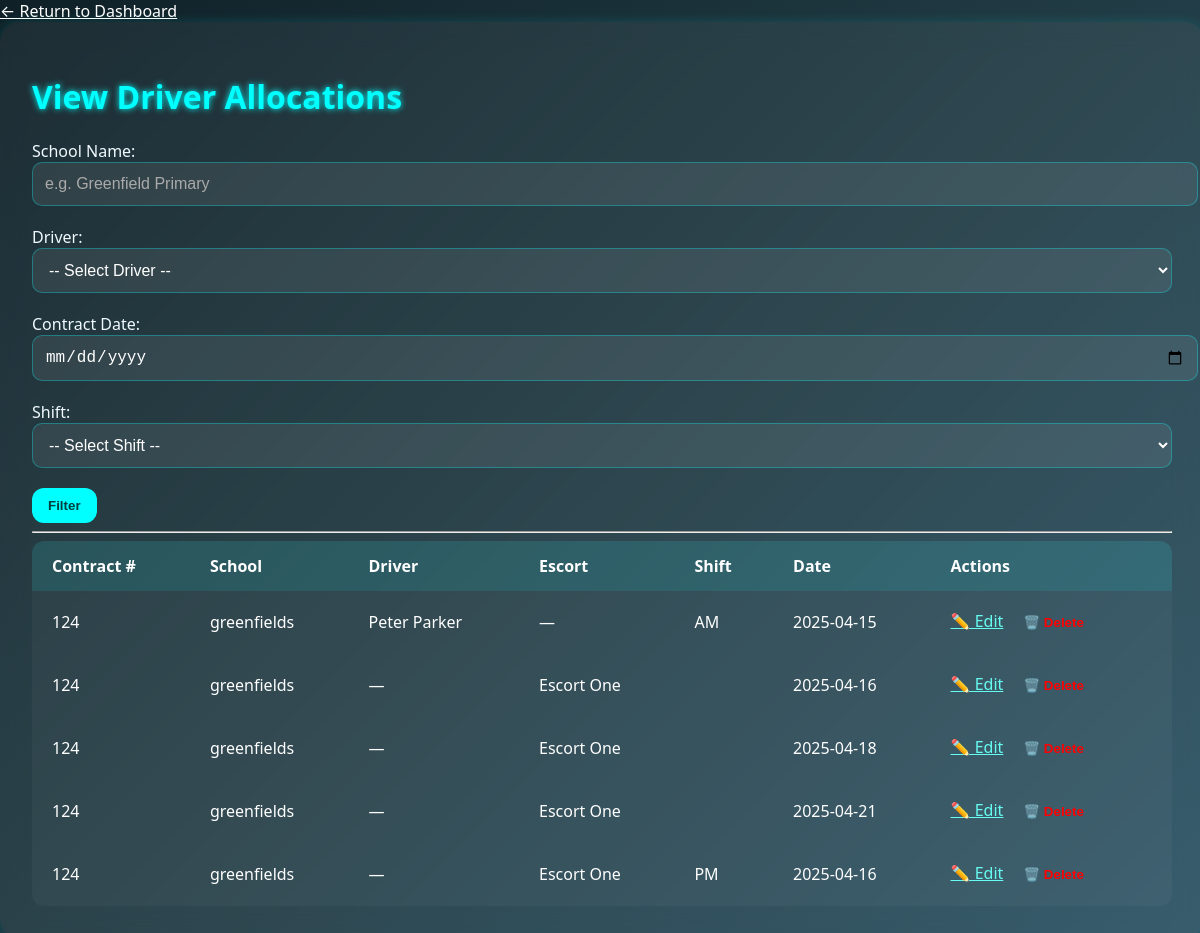
The page /view_driverallocation (signed in) on the database as committed earlier.
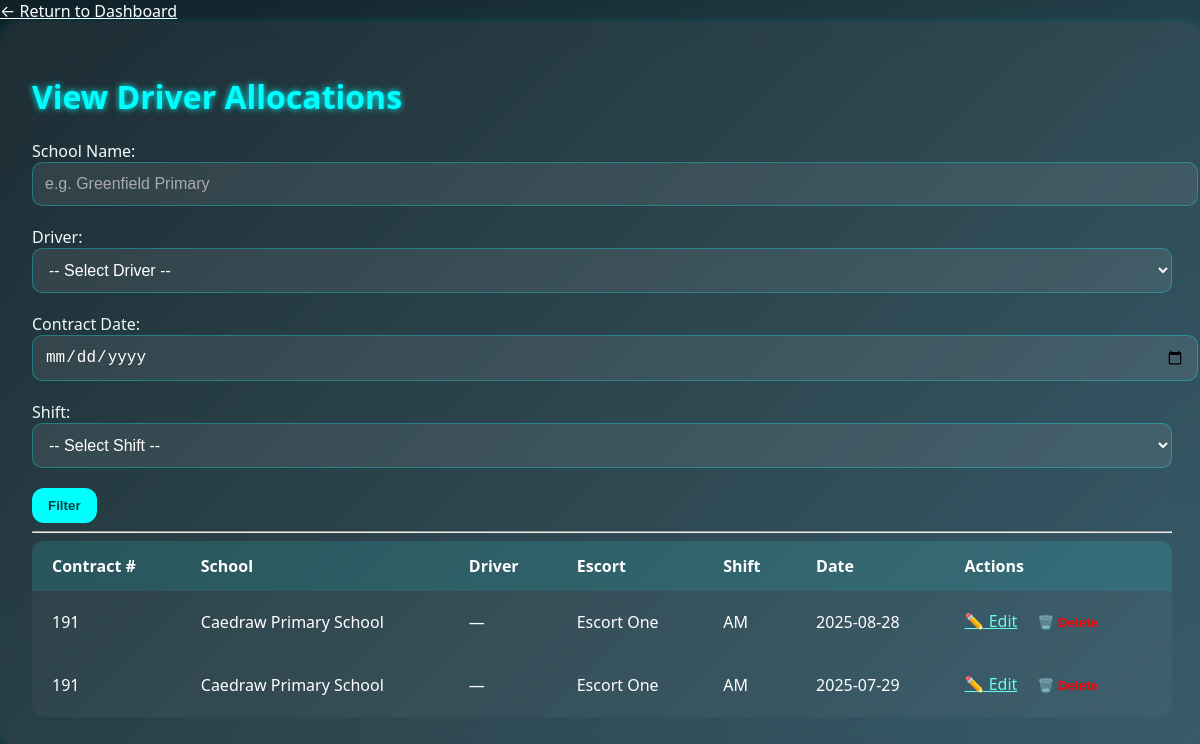
The same page on the database as committed later.
### model.py (models this page shows, shortened)
class DriverAllocation(db.Model):
    __tablename__ = 'driver_allocation'
    id = db.Column(db.Integer, primary_key=True)
    contract_number = db.Column(db.String(100), nullable=False)
    contract_id = db.Column(db.Integer, db.ForeignKey('contract.id'))
    driver_id = db.Column(db.Integer, db.ForeignKey('drivers.id'))
    escort_id = db.Column(db.Integer, db.ForeignKey('escorts.id'), nullable=True)
    driver_shift = db.Column(db.String(20))
    escort_shift = db.Column(db.String(20), nullable=True)
    contract_days = db.Column(db.String(100), nullable=True)
    repeat_all_week = db.Column(db.Boolean, default=False)
    contract_date = db.Column(db.Date, nullable=True)
    driver = db.relationship('Driver', backref='allocations')
    escort = db.relationship('Escort', backref='allocations')
    contract = db.relationship('Contract', backref='allocations')

class Contract(db.Model):
    id = db.Column(db.Integer, primary_key=True)
    contract_number = db.Column(db.String(100), unique=True, nullable=False)
    school_name = db.Column(db.String(100), nullable=False)
    school_start_time = db.Column(db.Time, nullable=False)
    school_finish_time = db.Column(db.Time, nullable=False)
    children = db.relationship('Child', backref='contract', cascade="all, delete-orphan")
    route_start_time = db.Column(db.Time)
    route_finish_time = db.Column(db.Time)
    required_vehicle_size = db.Column(db.String(50))
    commute_time = db.Column(db.Integer)
    school_postcode = db.Column(db.String(20), nullable=True)
    escort_required = db.Column(db.Boolean, default=False)

class Driver(UserMixin, db.Model):
    __tablename__ = 'drivers'
    id = db.Column(db.Integer, primary_key=True)
    name = db.Column(db.String(100), nullable=False)
    phone = db.Column(db.String(20))
    badge_renewal_date = db.Column(db.Date)
    username = db.Column(db.String(100), unique=True, nullable=False)
    password = db.Column(db.String(100), nullable=False)
    role = db.Column(db.String(20), default='driver')
    base_postcode = db.Column(db.String(20))
    shift = db.Column(db.String(10), default='Both')
    locations = db.relationship(
    'DriverLocation',
    backref='driver',
    cascade='all, delete-orphan'
)

class Escort(UserMixin, db.Model):
    __tablename__ = 'escorts'
    id = db.Column(db.Integer, primary_key=True)
    name = db.Column(db.String(100), nullable=False)
    phone = db.Column(db.String(20))
    address = db.Column(db.String(200))
    username = db.Column(db.String(100), unique=True, nullable=False)
    password = db.Column(db.String(100), nullable=False)
    role = db.Column(db.String(20), default='escort')
    base_postcode = db.Column(db.String(20))

### app.py (the view, shortened to what this page needs)
@app.route('/view_driverallocation', methods=['GET', 'POST'])
@manager_required
def view_driverallocation():
    query = DriverAllocation.query.join(Contract)
    contracts = query.all()
    drivers = Driver.query.all()
    return render_template('view_driverallocation.html', contracts=contracts, drivers=drivers)

### app.py (called while the page is built)
@login_manager.user_loader
def load_user(user_id):
    role, id = user_id.split(':')
    if role == 'driver':
        return Driver.query.get(int(id))
    elif role == 'escort':
        return Escort.query.get(int(id))
    elif role == 'manager':
        return Manager.query.get(int(id))
    elif role == 'mechanic':
        return Mechanic.query.get(int(id))
    return None

def manager_required(f):
    @wraps(f)
    def decorated_function(*args, **kwargs):
        if not current_user.is_authenticated or not isinstance(current_user, Manager):
            flash('Manager access required.', 'danger')
            return redirect(url_for('auth.manager_login'))
        return f(*args, **kwargs)
    return decorated_function

@app.context_processor
def inject_today():
    return {'today': date.today()}

@app.before_request
def before_request_func():
    if db.engine.url.drivername == 'sqlite':
        db.session.execute(text('PRAGMA foreign_keys = ON'))

### templates/view_driverallocation.html (shortened to what this page needs)
    <!DOCTYPE html>
    <html lang="en">
    <head>
        <link rel="stylesheet" href="{{ url_for('static', filename='style.css') }}">
        <a href="{{ url_for('manager_dashboard') }}" class="back-link">← Return to Dashboard</a>
    </head>
    <body>
    <div class="container">
        <h1>View Driver Allocations</h1>
        <form method="POST" class="filter-form">
            <label for="school_name">School Name:</label>
            <input type="text" name="school_name" id="school_name" placeholder="e.g. Greenfield Primary">
            <label for="driver_id">Driver:</label>
            <select name="driver_id" id="driver_id">
                <option value="">-- Select Driver --</option>
            </select>
            <label for="contract_date">Contract Date:</label>
            <input type="date" name="contract_date" id="contract_date">
            <label for="driver_shift">Shift:</label>
            <select name="driver_shift" id="driver_shift">
                <option value="">-- Select Shift --</option>
            </select>
            <button type="submit">Filter</button>
        </form>
        <hr>
        <table>
            <thead>
                <tr>
                    <th>Contract #</th>
                    <th>School</th>
                    <th>Driver</th>
                    <th>Escort</th>
                    <th>Shift</th>
                    <th>Date</th>
                    <th>Actions</th>
                </tr>
            </thead>
            <tbody>
                {% for alloc in contracts %}
                    <tr>
                        <td>{{ alloc.contract.contract_number }}</td>
                        <td>{{ alloc.contract.school_name }}</td>
                        <td>{{ alloc.driver.name if alloc.driver else '—' }}</td>
                        <td>{{ alloc.escort.name if alloc.escort else '—' }}</td>
                        <td>{{ alloc.driver_shift }}</td>
                        <td>{{ alloc.contract_date or "—" }}</td>
                        <td>
                            <a href="{{ url_for('edit_driverallocation', allocation_id=alloc.id) }}">✏️ Edit</a>
                            <form method="POST"
        action="{{ url_for('delete_driverallocation', allocation_id=alloc.id) }}"
        style="display:inline;"
        onsubmit="return confirm('Are you sure you want to delete this allocation?');">
        <button type="submit" style="background:none; border:none; color:red; cursor:pointer;">
            🗑️ Delete
        </button>
    </form>
                        </td>
                    </tr>
                {% else %}
                    <tr>
                        <td colspan="7">No allocations found.</td>
                    </tr>
                {% endfor %}
            </tbody>
        </table>
    </div>
    </body>
    </html>

Rows that differ between the two databases and show on the page:
no longer on this page (row edited): DriverAllocation: contract.contract_number "124", contract.school_name "greenfields", driver "Peter Parker", escort "—", driver_shift "AM", contract_date "2025-04-15"
no longer on this page (row edited): DriverAllocation: contract.contract_number "124", contract.school_name "greenfields", driver "—", escort "Escort One", contract_date "2025-04-16"
no longer on this page (row edited): DriverAllocation: contract.contract_number "124", contract.school_name "greenfields", driver "—", escort "Escort One", contract_date "2025-04-18"
no longer on this page (row edited): DriverAllocation: contract.contract_number "124", contract.school_name "greenfields", driver "—", escort "Escort One", contract_date "2025-04-21"
no longer on this page (row edited): DriverAllocation: contract.contract_number "124", contract.school_name "greenfields", driver "—", escort "Escort One", driver_shift "PM", contract_date "2025-04-16"
added DriverAllocation: contract.contract_number "191", contract.school_name "Caedraw Primary School", driver "—", escort "Escort One", driver_shift "AM", contract_date "2025-08-28"
added DriverAllocation: contract.contract_number "191", contract.school_name "Caedraw Primary School", driver "—", escort "Escort One", driver_shift "AM", contract_date "2025-07-29"
